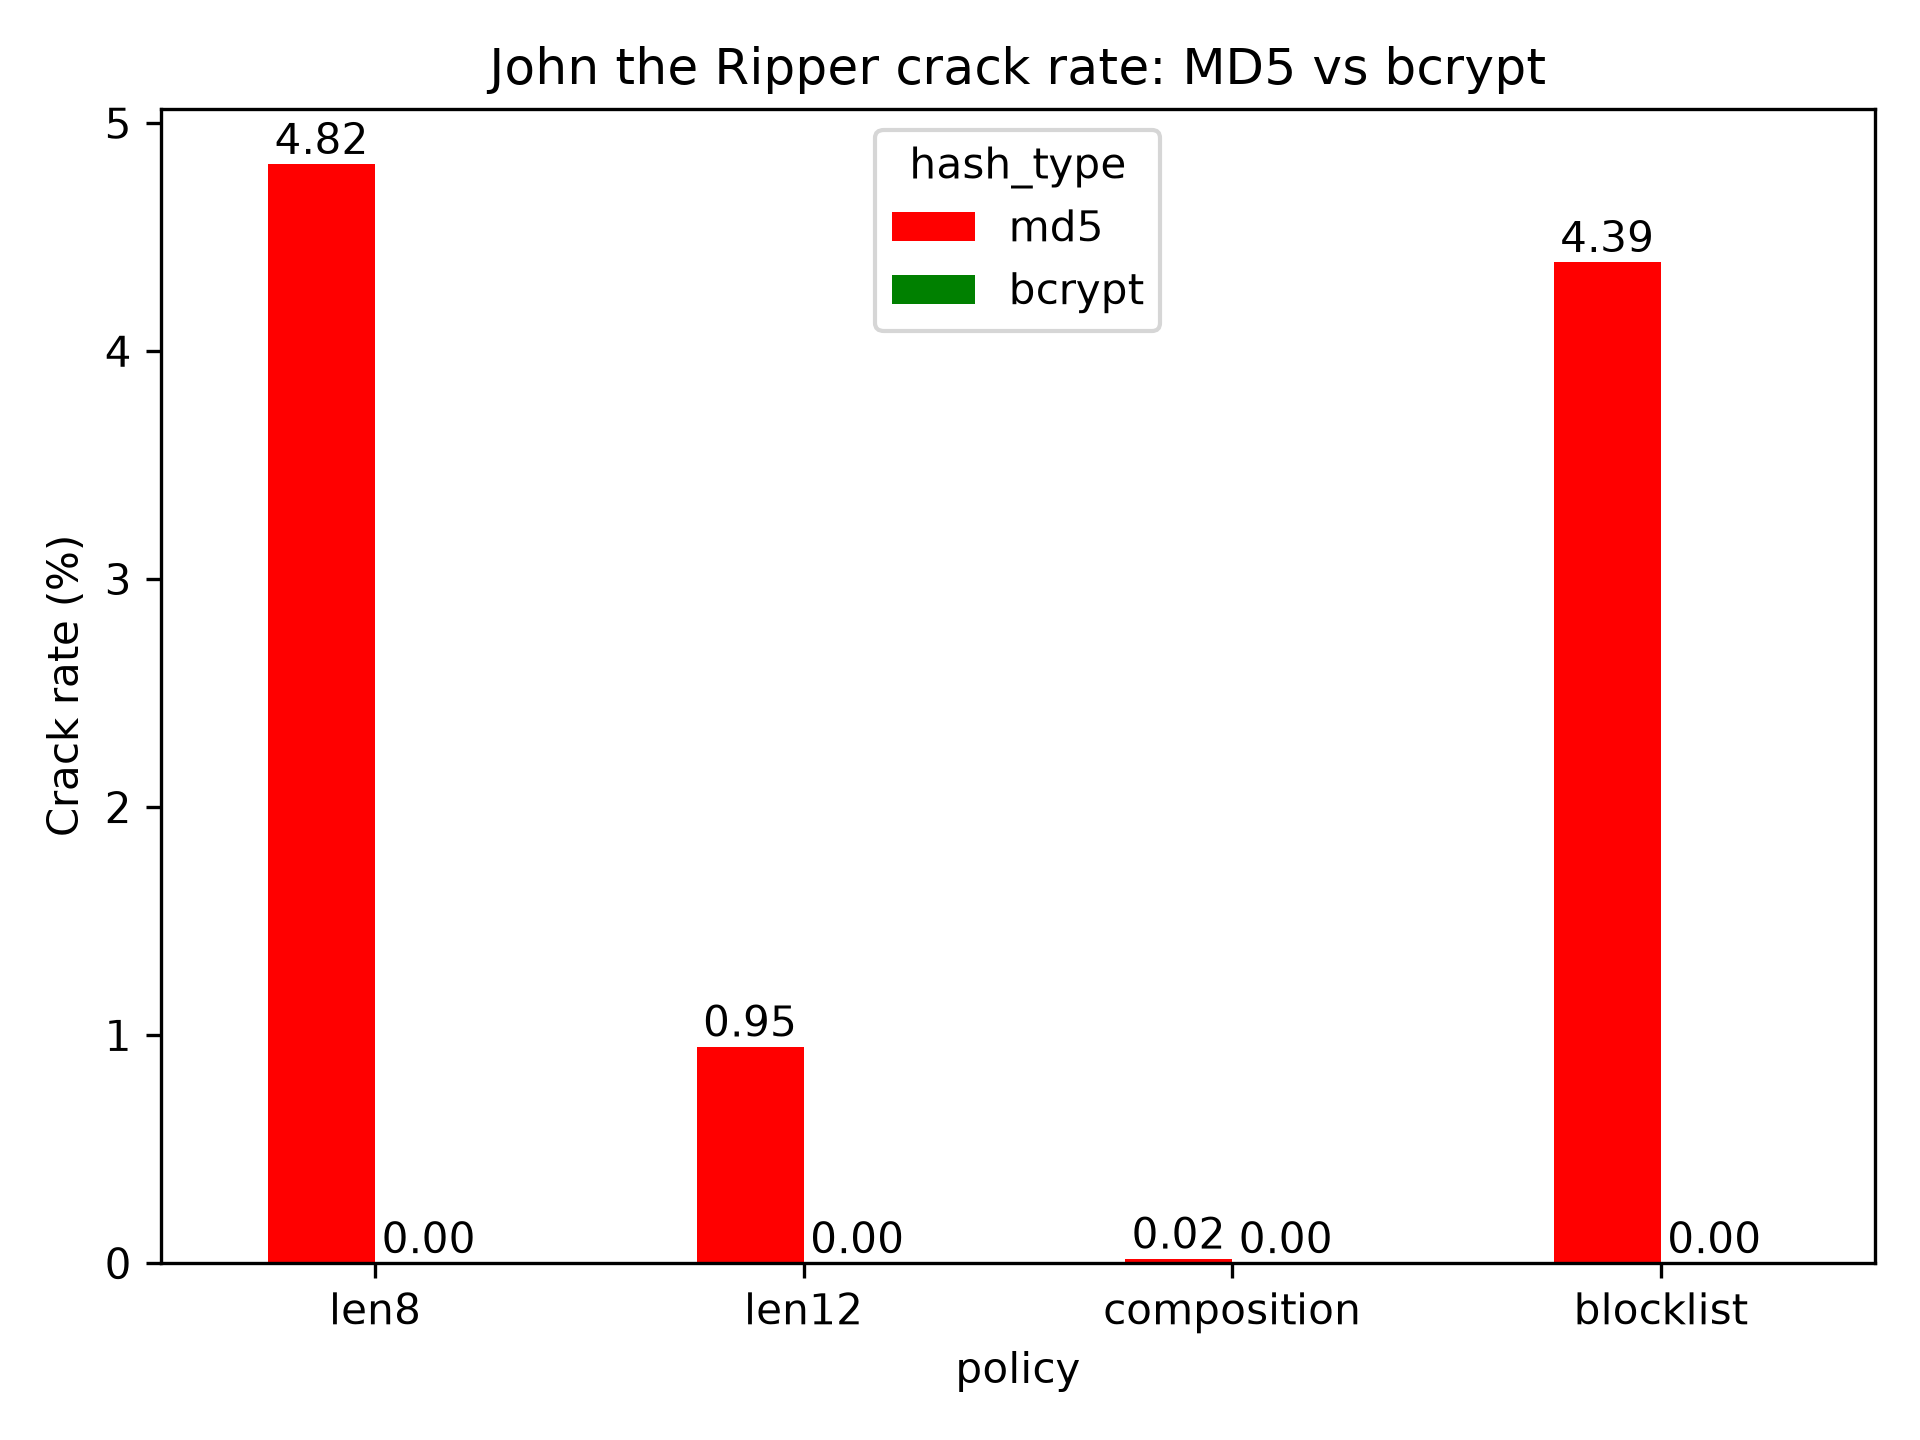

Reproduce this figure in Python.
import pandas as pd
import matplotlib.pyplot as plt

result = pd.read_csv("results.csv")

# Filters results only for John the Ripper
hashcat = result[result.tool == "jtr"]
# Each policy is a row, each hashing algorithm is column
jtr_hash_comp = hashcat.pivot(index="policy", columns="hash_type", values="crack_rate")
# Re-order policies to len8 -> len12 -> composition -> blocklist
jtr_hash_comp = jtr_hash_comp.reindex(["len8", "len12", "composition", "blocklist"])
# Re-order to put MD5 first then bcrypt
jtr_hash_comp = jtr_hash_comp[["md5", "bcrypt"]]
# Change bar colours to not conflict other categories from different graphs (MD5= red, bcrypt = green)
hash_colour = jtr_hash_comp.plot(kind="bar", color=["red", "green"])
plt.ylabel("Crack rate (%)")
plt.title("John the Ripper crack rate: MD5 vs bcrypt")
plt.xticks(rotation=0)
for container in hash_colour.containers:
    hash_colour.bar_label(container, fmt="%.2f")
plt.tight_layout()
plt.savefig("jtr_md5_vs_bcrypt.png", dpi=300)
